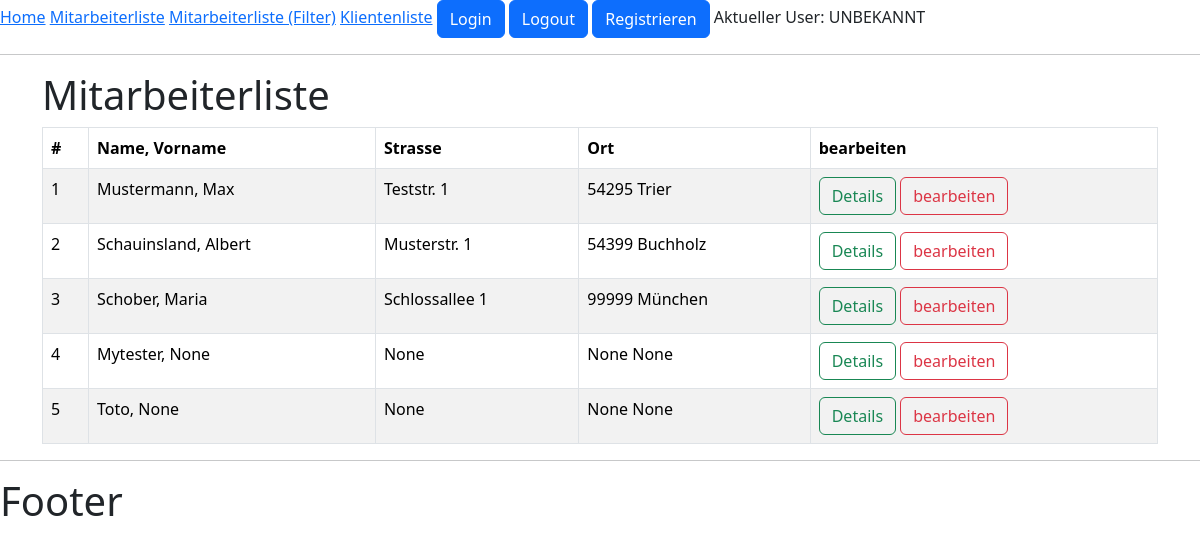
Page /mitarbeiter/ on the committed database.
### mitarbeiter/models.py (models this page shows, shortened)
class Mitarbeiter(models.Model):
    benutzer = models.OneToOneField(User, on_delete=models.CASCADE, null=True, blank=True)
    name = models.CharField(max_length=100, null=True)
    vorname = models.CharField(max_length=100, null=True)
    strasse = models.CharField(max_length=100, null=True)
    plz = models.CharField(max_length=100, null=True)
    ort = models.CharField(max_length=100, null=True)
    geburtsdatum = models.DateField(null=True, blank=True)
    einstellungsdatum = models.DateField(null=True, blank=True)
    telefonnummer = models.CharField(max_length=100, null=True)

### mitarbeiter/views.py (the view)
# urls.py: path('mitarbeiter/', mitarbeiter_list, name='mitarbeiter_list'),
def mitarbeiter_list(request):
    mitarbeiterinnen = Mitarbeiter.objects.all()
    ctx = {'mitarbeiterinnen': mitarbeiterinnen}
    return render(request, 'mitarbeiter_list.html', ctx)

### mitarbeiter/templates/mitarbeiter_list.html
{% extends "index.html" %}
{% block content %}
    <h1>Mitarbeiterliste</h1>
    <table class="table table-striped table-bordered table-hover">
        <thead>
            <tr><th>#</th>
                <th>Name, Vorname</th>
                <th>Strasse</th>
                <th>Ort</th>
                <th>bearbeiten</th>
            </tr>
        </thead>
        <tbody>
            {% for mitarbeiter in mitarbeiterinnen %}
            <tr>
                <td>{{ mitarbeiter.id }}</td>
                <td>{{ mitarbeiter.name }}, {{ mitarbeiter.vorname }}</td>
                <td>{{ mitarbeiter.strasse }}</td>
                <td>{{ mitarbeiter.plz }} {{ mitarbeiter.ort }}</td>
                <td>
                    <a href="/mitarbeiter/detail/{{mitarbeiter.id}}" class="btn btn-outline-success">
                        Details
                    </a>
                    <a href="" class="btn btn-outline-danger">
                        bearbeiten
                    </a>
                </td>
            </tr>
            {% endfor %}
        </tbody>
    </table>
{% endblock content %}

### rows in the picture
Mitarbeiter: id "1", name "Mustermann", vorname "Max", strasse "Teststr. 1", plz "54295", ort "Trier"
Mitarbeiter: id "2", name "Schauinsland", vorname "Albert", strasse "Musterstr. 1", plz "54399", ort "Buchholz"
Mitarbeiter: id "3", name "Schober", vorname "Maria", strasse "Schlossallee 1", plz "99999", ort "München"
Mitarbeiter: id "4", name "Mytester", vorname "None", strasse "None", plz "None", ort "None"
Mitarbeiter: id "5", name "Toto", vorname "None", strasse "None", plz "None", ort "None"
